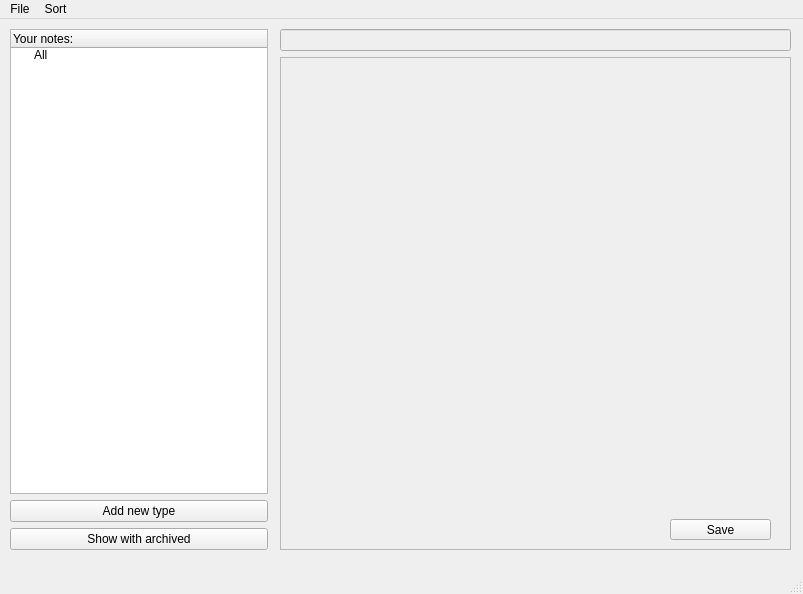
<?xml version="1.0" encoding="UTF-8"?>
<ui version="4.0">
 <class>MainWindow</class>
 <widget class="QMainWindow" name="MainWindow">
  <property name="geometry">
   <rect>
    <x>0</x>
    <y>0</y>
    <width>803</width>
    <height>594</height>
   </rect>
  </property>
  <property name="windowTitle">
   <string>MainWindow</string>
  </property>
  <widget class="QWidget" name="centralwidget">
   <widget class="QWidget" name="layoutWidget">
    <property name="geometry">
     <rect>
      <x>10</x>
      <y>10</y>
      <width>258</width>
      <height>521</height>
     </rect>
    </property>
    <layout class="QVBoxLayout" name="verticalLayout">
     <item>
      <widget class="QTreeWidget" name="treeNotes">
       <property name="columnCount">
        <number>1</number>
       </property>
       <column>
        <property name="text">
         <string notr="true">Your notes:</string>
        </property>
       </column>
       <item>
        <property name="text">
         <string>All</string>
        </property>
       </item>
      </widget>
     </item>
     <item>
      <widget class="QPushButton" name="addNew">
       <property name="text">
        <string>Add new type</string>
       </property>
      </widget>
     </item>
     <item>
      <widget class="QPushButton" name="archive">
       <property name="text">
        <string>Show with archived</string>
       </property>
      </widget>
     </item>
    </layout>
   </widget>
   <widget class="QWidget" name="layoutWidget">
    <property name="geometry">
     <rect>
      <x>280</x>
      <y>10</y>
      <width>511</width>
      <height>521</height>
     </rect>
    </property>
    <layout class="QVBoxLayout" name="verticalLayout_2">
     <item>
      <widget class="QLineEdit" name="noteName">
       <property name="enabled">
        <bool>false</bool>
       </property>
      </widget>
     </item>
     <item>
      <widget class="QTextEdit" name="textNote">
       <property name="enabled">
        <bool>false</bool>
       </property>
      </widget>
     </item>
    </layout>
   </widget>
   <widget class="QPushButton" name="saveChanges">
    <property name="geometry">
     <rect>
      <x>670</x>
      <y>500</y>
      <width>101</width>
      <height>21</height>
     </rect>
    </property>
    <property name="inputMethodHints">
     <set>Qt::ImhHiddenText</set>
    </property>
    <property name="text">
     <string>Save</string>
    </property>
   </widget>
  </widget>
  <widget class="QMenuBar" name="menubar">
   <property name="geometry">
    <rect>
     <x>0</x>
     <y>0</y>
     <width>803</width>
     <height>25</height>
    </rect>
   </property>
   <widget class="QMenu" name="menuFile">
    <property name="title">
     <string>File</string>
    </property>
    <addaction name="actionLoad_all"/>
    <addaction name="actionExit"/>
   </widget>
   <widget class="QMenu" name="menuSort">
    <property name="title">
     <string>Sort</string>
    </property>
    <addaction name="actionShow_by_time"/>
   </widget>
   <addaction name="menuFile"/>
   <addaction name="menuSort"/>
  </widget>
  <widget class="QStatusBar" name="statusbar"/>
  <action name="actionAdd_note">
   <property name="text">
    <string>Add note</string>
   </property>
  </action>
  <action name="actionAdd_folder">
   <property name="text">
    <string>Add folder</string>
   </property>
  </action>
  <action name="actionExit">
   <property name="text">
    <string>Exit</string>
   </property>
  </action>
  <action name="actionShow_by_time">
   <property name="text">
    <string>Show by time</string>
   </property>
  </action>
  <action name="actionstudy">
   <property name="text">
    <string>study</string>
   </property>
  </action>
  <action name="actionwork">
   <property name="text">
    <string>work</string>
   </property>
  </action>
  <action name="actionadd_new_type">
   <property name="text">
    <string>add new type</string>
   </property>
  </action>
  <action name="actionLoad_all">
   <property name="text">
    <string>Load all</string>
   </property>
  </action>
 </widget>
 <resources/>
 <connections/>
</ui>
